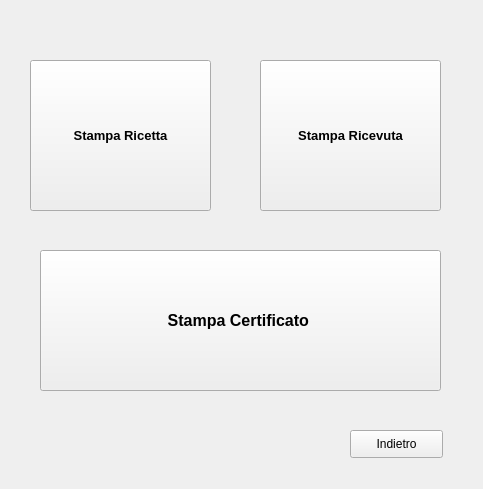
<?xml version="1.0" encoding="UTF-8"?>
<ui version="4.0">
 <class>Form</class>
 <widget class="QWidget" name="Form">
  <property name="geometry">
   <rect>
    <x>0</x>
    <y>0</y>
    <width>483</width>
    <height>489</height>
   </rect>
  </property>
  <property name="windowTitle">
   <string>Stampa Documenti</string>
  </property>
  <widget class="QPushButton" name="pushButton">
   <property name="geometry">
    <rect>
     <x>30</x>
     <y>60</y>
     <width>181</width>
     <height>151</height>
    </rect>
   </property>
   <property name="font">
    <font>
     <pointsize>10</pointsize>
     <weight>75</weight>
     <bold>true</bold>
    </font>
   </property>
   <property name="text">
    <string>Stampa Ricetta</string>
   </property>
  </widget>
  <widget class="QPushButton" name="pushButton_2">
   <property name="geometry">
    <rect>
     <x>260</x>
     <y>60</y>
     <width>181</width>
     <height>151</height>
    </rect>
   </property>
   <property name="font">
    <font>
     <pointsize>10</pointsize>
     <weight>75</weight>
     <bold>true</bold>
    </font>
   </property>
   <property name="text">
    <string>Stampa Ricevuta</string>
   </property>
  </widget>
  <widget class="QPushButton" name="pushButton_3">
   <property name="geometry">
    <rect>
     <x>40</x>
     <y>250</y>
     <width>401</width>
     <height>141</height>
    </rect>
   </property>
   <property name="font">
    <font>
     <pointsize>12</pointsize>
     <weight>75</weight>
     <bold>true</bold>
    </font>
   </property>
   <property name="text">
    <string>Stampa Certificato </string>
   </property>
  </widget>
  <widget class="QPushButton" name="pushButton_4">
   <property name="geometry">
    <rect>
     <x>350</x>
     <y>430</y>
     <width>93</width>
     <height>28</height>
    </rect>
   </property>
   <property name="text">
    <string>Indietro</string>
   </property>
  </widget>
 </widget>
 <resources/>
 <connections/>
</ui>
